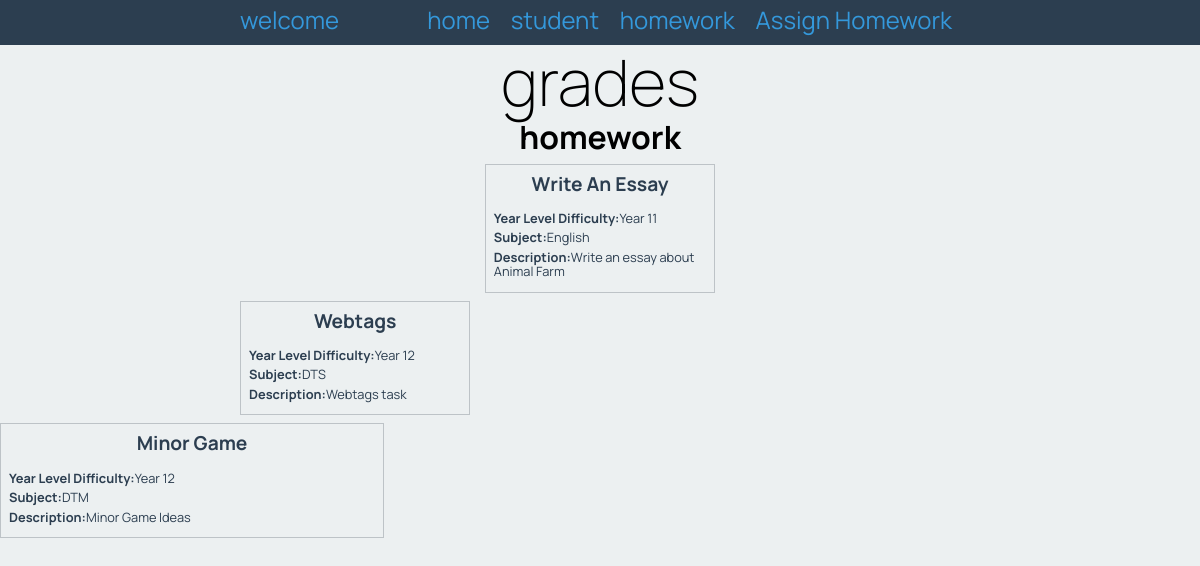
Screenshot of /homework with the database file from the repository.
### tables this page shows
CREATE TABLE "Homework"
(
    id          integer
        primary key,
    task        Varchar(30),
    difficulty  Varchar(30),
    subject     Varchar(30),
    description Varchar(300)
);

### app.py (the view)
@app.route('/homework')
def render_homework_page():  # put application's code here
    con = create_connection(DATABASE)
    query = "SELECT task, difficulty, subject, description FROM Homework"
    cur = con.cursor()
    cur.execute(query)
    homework_list = cur.fetchall()
    con.close()
    print(homework_list)
    return render_template('homework.html', homeworks=homework_list)

### app.py (called while the page is built)
def create_connection(db_file):
    try:
        connection = sqlite3.connect(db_file)
        return connection
    except Error as e:
        print(e)
    return None

### templates/homework.html
{% extends 'base.html' %}
{% block pageheading %}
homework
{% endblock %}
{% block main %}
    <div class ="grades">
    {% for homework in homeworks %}
        <div class ="grade-box">
            <h3 class="grade-box-heading">{{ homework[0] }}</h3>
            <div class="grade-box-info">
                <p><strong>Year Level Difficulty:</strong>{{ homework[1] }}</p>
                <p><strong>Subject:</strong>{{ homework[2] }}</p>
                <p><strong>Description:</strong>{{ homework[3] }}</p>
            </div>
        </div>
    </div>
    {% endfor %}
{% endblock %}

### static/grades.css (style rules this page uses)
* { font-family: 'Manrope', sans-serif; padding: 0; margin: 0; box-sizing: border-box; }
body { background-color: rgba(236, 240, 241, 1.0); }
.grades { display: flex; flex-wrap: wrap; justify-content: space-evenly; }
.grade-box { width: 32%; border: 1px solid rgba(189, 195, 199, 1.0); color: rgba(44, 62, 80, 1.0); margin-bottom: 0.5rem; }
.grade-box-heading { padding: 0.5rem; }
.grade-box-info { padding: 0.5rem; }
.grade-box h3 { font-size: 1.2rem; text-align: center; }
.grade-box p { font-size: 0.8rem; margin-bottom: 0.3rem; }

### rows the page displays
Homework: task "Write An Essay", difficulty "Year 11", subject "English", description "Write an essay about Animal Farm"
Homework: task "Webtags", difficulty "Year 12", subject "DTS", description "Webtags task"
Homework: task "Minor Game", difficulty "Year 12", subject "DTM", description "Minor Game Ideas"
